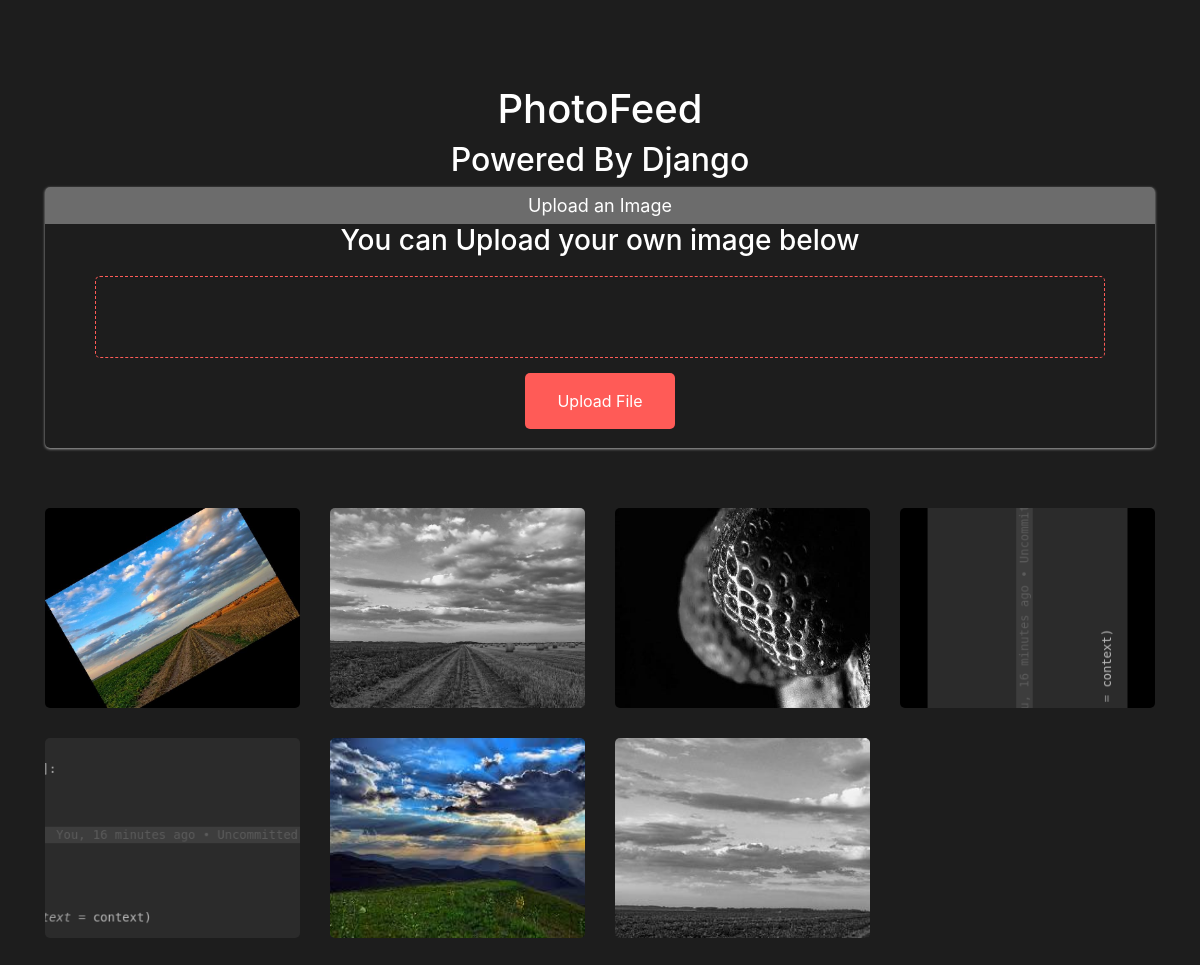
The app's page /, older data.
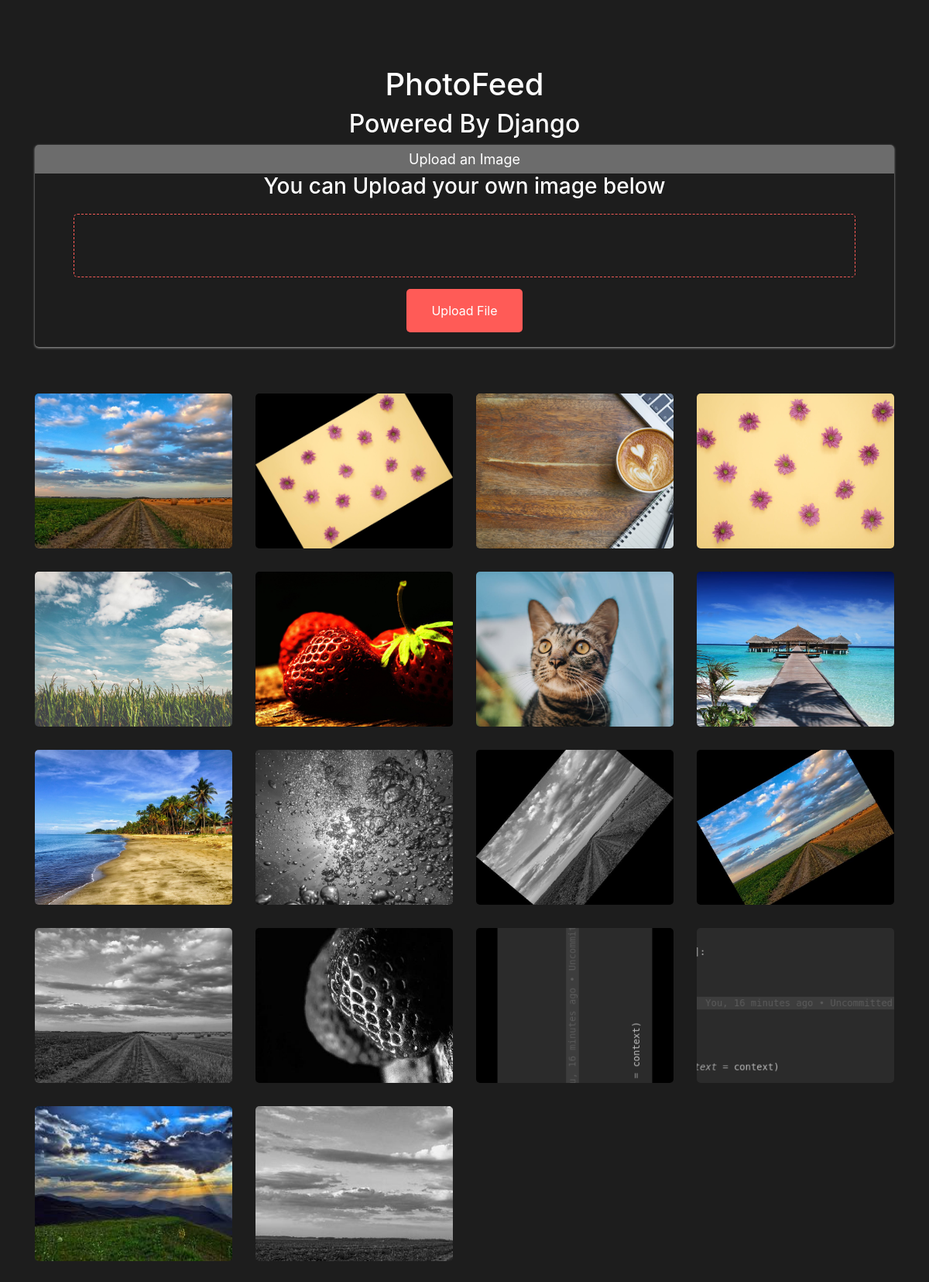
The same page, newer data.
### feed/models.py (models this page shows)
class Post(models.Model):
    name = models.CharField(max_length=50)
    pub_date = models.DateTimeField(default=timezone.now)
    photo = models.ImageField(upload_to = '')
    share = models.BooleanField(default=False)

### feed/views.py (the view)
# urls.py: path('', views.index),
def index(request):
    return render(request, 'feed/index.html', {
        'posts' : Post.objects.filter(share=True).order_by('-pub_date')
    })

### feed/templates/feed/index.html (shortened to what this page needs)
{% load static %}
<!DOCTYPE html>
<html>
	<head>
		<link rel="stylesheet" type="text/css" href="{% static 'feed/index.css' %}">
		<link rel="stylesheet" type="text/css" href="{% static 'feed/css/bootstrap.min.css' %}">
		<link rel="stylesheet" type="text/css" href="{% static 'feed/jquery.fancybox.min.css' %}" media="screen">
	</head>
	<body>
		<div class="container page-top">
			<div class="header">
				<h1>PhotoFeed</h1>
				<h2>Powered By Django</h2>
			</div>
			<div class="box uploadBox">
				<center>
					<div class="header">
						Upload an Image
					</div>
					{% if error_message %}
						<h3 style="color:red;">{{ error_message }}</h3>
					{% else %}
						<h3 style="color:white;">You can Upload your own image below</h3>
					{% endif %}
					<form action={% url 'upload' %} method="POST" enctype="multipart/form-data">
						<label for="file-upload" class="custom-file-upload"></label>
						<input class="lower" type="submit" value="Upload File" />
					</form>
				</center>
				</div>
				<div class="row">
					{% for pic_post in posts %}
						<div class="col-lg-3 col-md-4 col-xs-6 thumb">
							<a href="{{ pic_post.photo.url }}" class="fancybox" rel="ligthbox">
								<img  src="{{ pic_post.photo.url }}" class="zoom img-fluid "  alt="">
							</a>
						</div>
					{% endfor %}
				</div>
			</div>
	</body>
</html>

### feed/static/feed/index.css (style rules this page uses)
body { background-color:#1d1d1d !important; font-family: "Asap", sans-serif; color:#989898; margin:10px; font-size:16px; }
.thumb { margin-bottom: 30px; }
.page-top { margin-top:85px; }
img.zoom { width: 100%; height: 200px; border-radius:5px; object-fit:cover; -webkit-transition: all .3s ease-in-out; -moz-transition: all .3s ease-in-out; -o-transition: all .3s ease-in-out; -ms-transition: all .3s ease-in-out; }
.header h1 , .header h2 { color: #ffffff; text-align: center; }
.box { box-shadow: 0px 1px 3px #aaaaaa; border-radius: 5px; margin-bottom: 40px; padding-bottom: 15px; }
.box .header { text-align: center; border-radius: 5px 5px 0 0; background: #6c6c6c; color: #ffffff; padding: 5px; font-size: 18px; }
.box form input[type=button], input[type=submit], input[type=reset],input[type=file] { background-color: #ff5b57; border: none; color: white; padding: 16px 32px; text-decoration: none; margin: 4px 2px; cursor: pointer; border-radius: 5px; }
.custom-file-upload { position:relative; display: inline-block; cursor: pointer; padding-top:40px; padding-bottom:40px; background:url(http://www.a-yachtcharter.com/search-fleet/webaccess/assets/img/uploadIcon.png) #1d1d1d center center no-repeat; width:91%; border:1px dashed #ff5b57 !important; margin-left:20px; margin-right:20px; margin-top:10px; text-align:center; border-radius: 5px; margin-bottom: 5px; }
.uploadBox { margin-bottom: 60px; }

Row changes from the older to the newer data that the page shows:
added Post: photo (picture)
added Post: photo (picture)
added Post: photo (picture)
added Post: photo (picture)
added Post: photo (picture)
added Post: photo (picture)
added Post: photo (picture)
added Post: photo (picture)
added Post: photo (picture)
added Post: photo (picture)
added Post: photo (picture)
